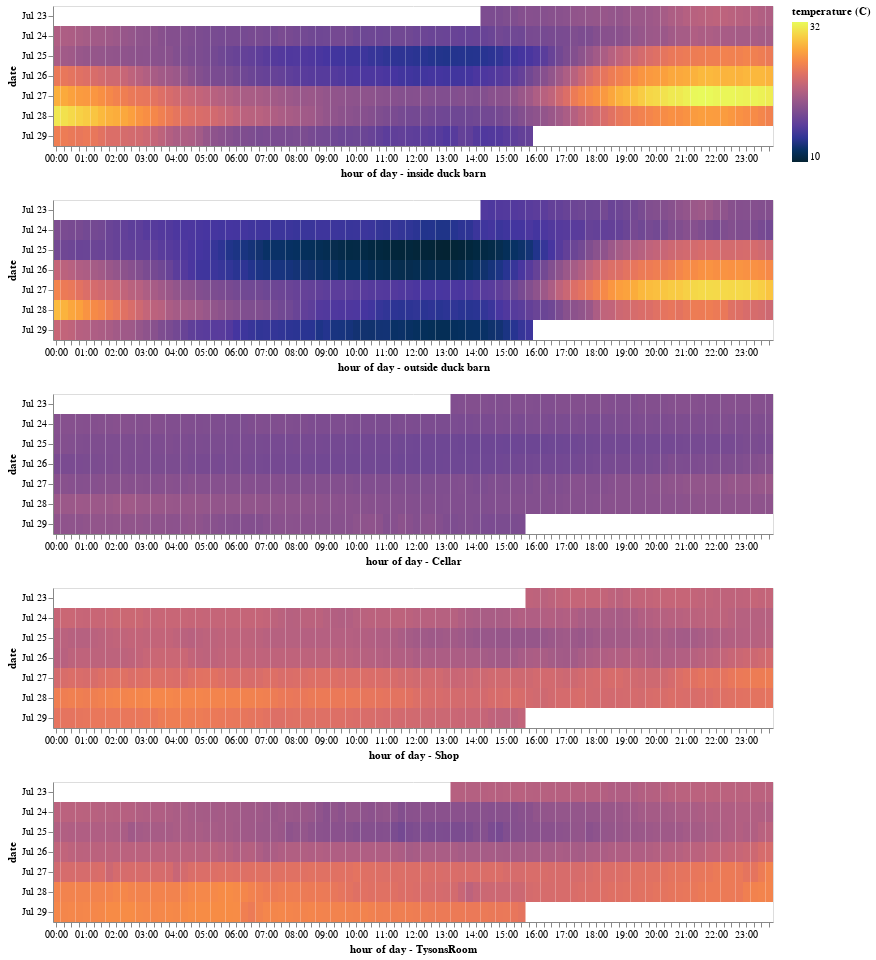

This figure's notebook cell:
### Code cell
f1 = alt.Chart(dfsub.reset_index()).mark_rect().encode(
    alt.X('hoursminutes(created_at):O', title='hour of day - inside duck barn'),
    alt.Y('monthdate(created_at):O', title='date'),
    alt.Color('DuckBarnTemp_Internal:Q', title='temperature (C)', scale=alt.Scale(range=palettable.cmocean.sequential.Thermal_20.hex_colors)),
    tooltip=['hoursminutes(created_at):O','monthdate(created_at):O','DuckBarnTemp_Internal:Q']
).properties(
    width=720
)

f2 = f1.encode(
    alt.X('hoursminutes(created_at):O', title='hour of day - outside duck barn'),
    alt.Color('DuckBarnTemp_External:Q', title='temperature (C)', scale=alt.Scale(range=palettable.cmocean.sequential.Thermal_20.hex_colors)),
    tooltip=['hoursminutes(created_at):O','monthdate(created_at):O','DuckBarnTemp_External:Q']
)


f3 = f1.encode(
    alt.X('hoursminutes(created_at):O', title='hour of day - Cellar'),
    alt.Color('CellarTemp:Q', title='temperature (C)', scale=alt.Scale(range=palettable.cmocean.sequential.Thermal_20.hex_colors)),
    tooltip=['hoursminutes(created_at):O','monthdate(created_at):O','CellarTemp:Q']
)

f4 = f1.encode(
    alt.X('hoursminutes(created_at):O', title='hour of day - Shop'),
    alt.Color('ShopTemp:Q', title='temperature (C)', scale=alt.Scale(range=palettable.cmocean.sequential.Thermal_20.hex_colors)),
    tooltip=['hoursminutes(created_at):O','monthdate(created_at):O','ShopTemp:Q']
)

f5 = f1.encode(
    alt.X('hoursminutes(created_at):O', title='hour of day - TysonsRoom'),
    alt.Color('TysonsRoomTemp:Q', title='temperature (C)', scale=alt.Scale(range=palettable.cmocean.sequential.Thermal_20.hex_colors)),
    tooltip=['hoursminutes(created_at):O','monthdate(created_at):O','TysonsRoomTemp:Q']
)

(f1 & f2 & f3 & f4 & f5)

### Figure 1 — Vega-Lite specification as saved in the notebook (floating-point values rounded to 4 significant figures; data arrays with more than 128 entries replaced by an {"elided": "..."} marker saying what was removed)
{"config": {"view": {"continuousWidth": 400, "continuousHeight": 300}}, "vconcat": [{"mark": "rect", "encoding": {"color": {"type": "quantitative", "field": "DuckBarnTemp_Internal", "scale": {"range": ["#042333", "#072C4D", "#12326F", "#273491", "#4635A0", "#5B3D9B", "#6E4794", "#804E8F", "#92558B", "#A65C86", "#BA627E", "#CE6971", "#E07163", "#EE7D53", "#F88E44", "#FBA13D", "#FBB73D", "#F8CD44", "#F1E44F", "#E8FA5B"]}, "title": "temperature (C)"}, "tooltip": [{"type": "ordinal", "field": "created_at", "timeUnit": "hoursminutes"}, {"type": "ordinal", "field": "created_at", "timeUnit": "monthdate"}, {"type": "quantitative", "field": "DuckBarnTemp_Internal"}], "x": {"type": "ordinal", "field": "created_at", "timeUnit": "hoursminutes", "title": "hour of day - inside duck barn"}, "y": {"type": "ordinal", "field": "created_at", "timeUnit": "monthdate", "title": "date"}}, "width": 720}, {"mark": "rect", "encoding": {"color": {"type": "quantitative", "field": "DuckBarnTemp_External", "scale": {"range": ["#042333", "#072C4D", "#12326F", "#273491", "#4635A0", "#5B3D9B", "#6E4794", "#804E8F", "#92558B", "#A65C86", "#BA627E", "#CE6971", "#E07163", "#EE7D53", "#F88E44", "#FBA13D", "#FBB73D", "#F8CD44", "#F1E44F", "#E8FA5B"]}, "title": "temperature (C)"}, "tooltip": [{"type": "ordinal", "field": "created_at", "timeUnit": "hoursminutes"}, {"type": "ordinal", "field": "created_at", "timeUnit": "monthdate"}, {"type": "quantitative", "field": "DuckBarnTemp_External"}], "x": {"type": "ordinal", "field": "created_at", "timeUnit": "hoursminutes", "title": "hour of day - outside duck barn"}, "y": {"type": "ordinal", "field": "created_at", "timeUnit": "monthdate", "title": "date"}}, "width": 720}, {"mark": "rect", "encoding": {"color": {"type": "quantitative", "field": "CellarTemp", "scale": {"range": ["#042333", "#072C4D", "#12326F", "#273491", "#4635A0", "#5B3D9B", "#6E4794", "#804E8F", "#92558B", "#A65C86", "#BA627E", "#CE6971", "#E07163", "#EE7D53", "#F88E44", "#FBA13D", "#FBB73D", "#F8CD44", "#F1E44F", "#E8FA5B"]}, "title": "temperature (C)"}, "tooltip": [{"type": "ordinal", "field": "created_at", "timeUnit": "hoursminutes"}, {"type": "ordinal", "field": "created_at", "timeUnit": "monthdate"}, {"type": "quantitative", "field": "CellarTemp"}], "x": {"type": "ordinal", "field": "created_at", "timeUnit": "hoursminutes", "title": "hour of day - Cellar"}, "y": {"type": "ordinal", "field": "created_at", "timeUnit": "monthdate", "title": "date"}}, "width": 720}, {"mark": "rect", "encoding": {"color": {"type": "quantitative", "field": "ShopTemp", "scale": {"range": ["#042333", "#072C4D", "#12326F", "#273491", "#4635A0", "#5B3D9B", "#6E4794", "#804E8F", "#92558B", "#A65C86", "#BA627E", "#CE6971", "#E07163", "#EE7D53", "#F88E44", "#FBA13D", "#FBB73D", "#F8CD44", "#F1E44F", "#E8FA5B"]}, "title": "temperature (C)"}, "tooltip": [{"type": "ordinal", "field": "created_at", "timeUnit": "hoursminutes"}, {"type": "ordinal", "field": "created_at", "timeUnit": "monthdate"}, {"type": "quantitative", "field": "ShopTemp"}], "x": {"type": "ordinal", "field": "created_at", "timeUnit": "hoursminutes", "title": "hour of day - Shop"}, "y": {"type": "ordinal", "field": "created_at", "timeUnit": "monthdate", "title": "date"}}, "width": 720}, {"mark": "rect", "encoding": {"color": {"type": "quantitative", "field": "TysonsRoomTemp", "scale": {"range": ["#042333", "#072C4D", "#12326F", "#273491", "#4635A0", "#5B3D9B", "#6E4794", "#804E8F", "#92558B", "#A65C86", "#BA627E", "#CE6971", "#E07163", "#EE7D53", "#F88E44", "#FBA13D", "#FBB73D", "#F8CD44", "#F1E44F", "#E8FA5B"]}, "title": "temperature (C)"}, "tooltip": [{"type": "ordinal", "field": "created_at", "timeUnit": "hoursminutes"}, {"type": "ordinal", "field": "created_at", "timeUnit": "monthdate"}, {"type": "quantitative", "field": "TysonsRoomTemp"}], "x": {"type": "ordinal", "field": "created_at", "timeUnit": "hoursminutes", "title": "hour of day - TysonsRoom"}, "y": {"type": "ordinal", "field": "created_at", "timeUnit": "monthdate", "title": "date"}}, "width": 720}], "data": {"name": "data-a73367620f15dc62264fe07c56b8413d"}, "$schema": "https://vega.github.io/schema/vega-lite/v4.8.1.json", "datasets": {"data-a73367620f15dc62264fe07c56b8413d": {"elided": "587 records"}}}
